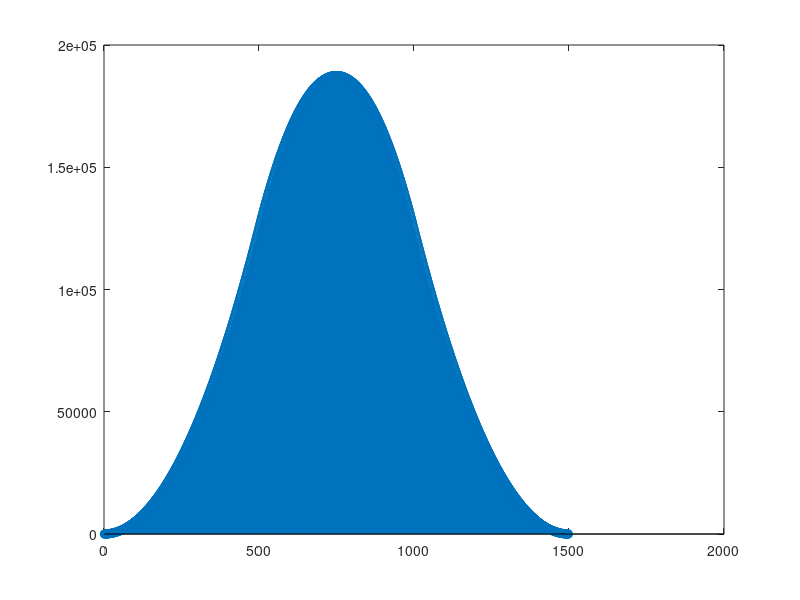

Recreate this plot in MATLAB.
x1 = (1:1:500);
for r = 501:999
   x1(1, r) = 999 - r + 1;
end
x2 = ones(500, 1);
% subplot(1,2,1);
% stem(x1);
% subplot(1,2,2);
% stem(x2);

y = conv(x1', x2');
stem(y);